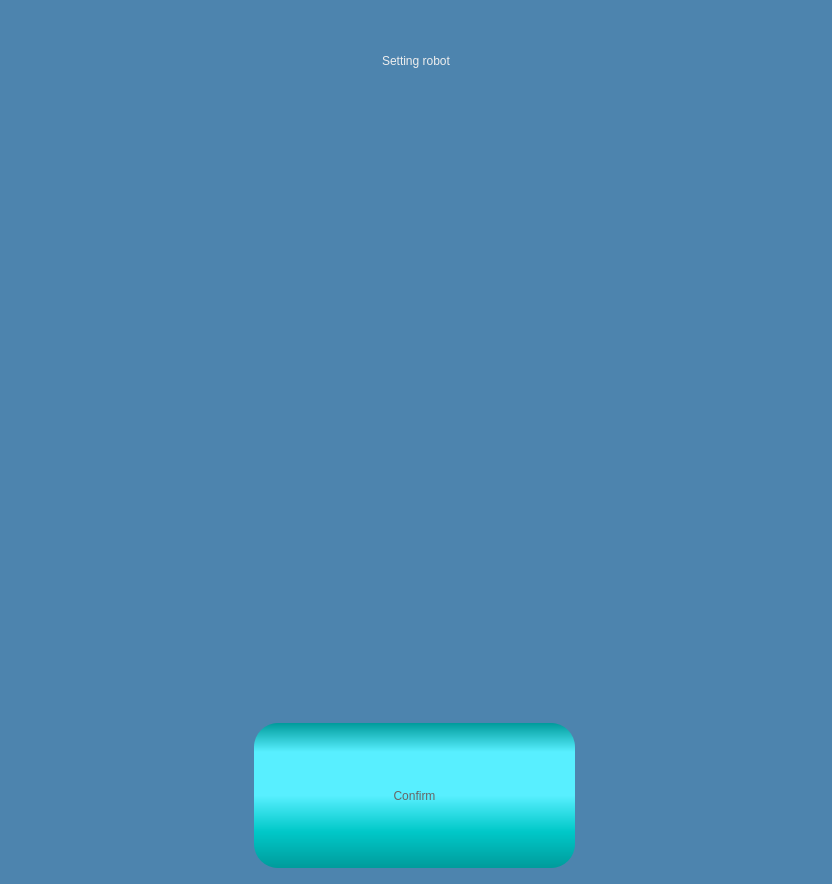
          <widget class="QWidget" name="pgRobotSupportArm">
           <property name="minimumSize">
            <size>
             <width>600</width>
             <height>0</height>
            </size>
           </property>
           <property name="styleSheet">
            <string notr="true">background-color: rgb(77, 132, 174);</string>
           </property>
           <layout class="QGridLayout" name="gridLayout_15" rowstretch="1,0,0">
            <item row="2" column="0" colspan="3">
             <layout class="QHBoxLayout" name="horizontalLayout_5">
              <item>
               <widget class="QPushButton" name="btnNext_settingRobot_2">
                <property name="sizePolicy">
                 <sizepolicy hsizetype="Maximum" vsizetype="Fixed">
                  <horstretch>0</horstretch>
                  <verstretch>0</verstretch>
                 </sizepolicy>
                </property>
                <property name="minimumSize">
                 <size>
                  <width>324</width>
                  <height>150</height>
                 </size>
                </property>
                <property name="styleSheet">
                 <string notr="true">QPushButton{
font: 48pt &quot;Arial&quot;;
color:#666666;
border-radius:24px;
background-color: qlineargradient(spread:pad, x1:0, y1:0, x2:0, y2:1, stop:0 rgba(0, 155, 155, 255), stop:0.2 rgba(88, 239, 255, 255), stop:0.5 rgba(88, 239, 255, 255), stop:0.75 rgba(0, 200, 200, 255),  stop:1 rgba(0, 155, 155, 255));
padding: 0px 20px;
margin-bottom:5px;
margin-right:3px;
}

QPushButton:hover{
color:#aa3333;
background-color: qlineargradient(spread:pad, x1:0, y1:0, x2:0, y2:1, stop:0 rgba(50, 155, 155, 255), stop:0.2 rgba(150, 239, 255, 255), stop:0.5 rgba(150, 239, 255, 255), stop:0.75 rgba(50, 200, 200, 255),  stop:1 rgba(50, 155, 155, 255));
}

QPushButton:pressed{
margin-top:5px;
margin-bottom:0px;
margin-left:3px;
margin-right:0px;
}</string>
                </property>
                <property name="text">
                 <string>Confirm</string>
                </property>
               </widget>
              </item>
             </layout>
            </item>
            <item row="1" column="1">
             <widget class="QWidget" name="wdgSetupRobot" native="true">
              <property name="sizePolicy">
               <sizepolicy hsizetype="Expanding" vsizetype="Fixed">
                <horstretch>0</horstretch>
                <verstretch>0</verstretch>
               </sizepolicy>
              </property>
              <property name="minimumSize">
               <size>
                <width>798</width>
                <height>600</height>
               </size>
              </property>
              <property name="maximumSize">
               <size>
                <width>1484</width>
                <height>600</height>
               </size>
              </property>
              <property name="styleSheet">
               <string notr="true"/>
              </property>
             </widget>
            </item>
            <item row="0" column="0" colspan="3">
             <widget class="QLabel" name="label_title_7">
              <property name="minimumSize">
               <size>
                <width>0</width>
                <height>100</height>
               </size>
              </property>
              <property name="maximumSize">
               <size>
                <width>16777215</width>
                <height>100</height>
               </size>
              </property>
              <property name="styleSheet">
               <string notr="true">	color:#eeeeee;
	font: 64pt &quot;Cascadia Code SemiBold&quot;;
	padding:0px;
	margin:0px;</string>
              </property>
              <property name="text">
               <string>Setting robot</string>
              </property>
              <property name="alignment">
               <set>Qt::AlignCenter</set>
              </property>
             </widget>
            </item>
           </layout>
          </widget>
